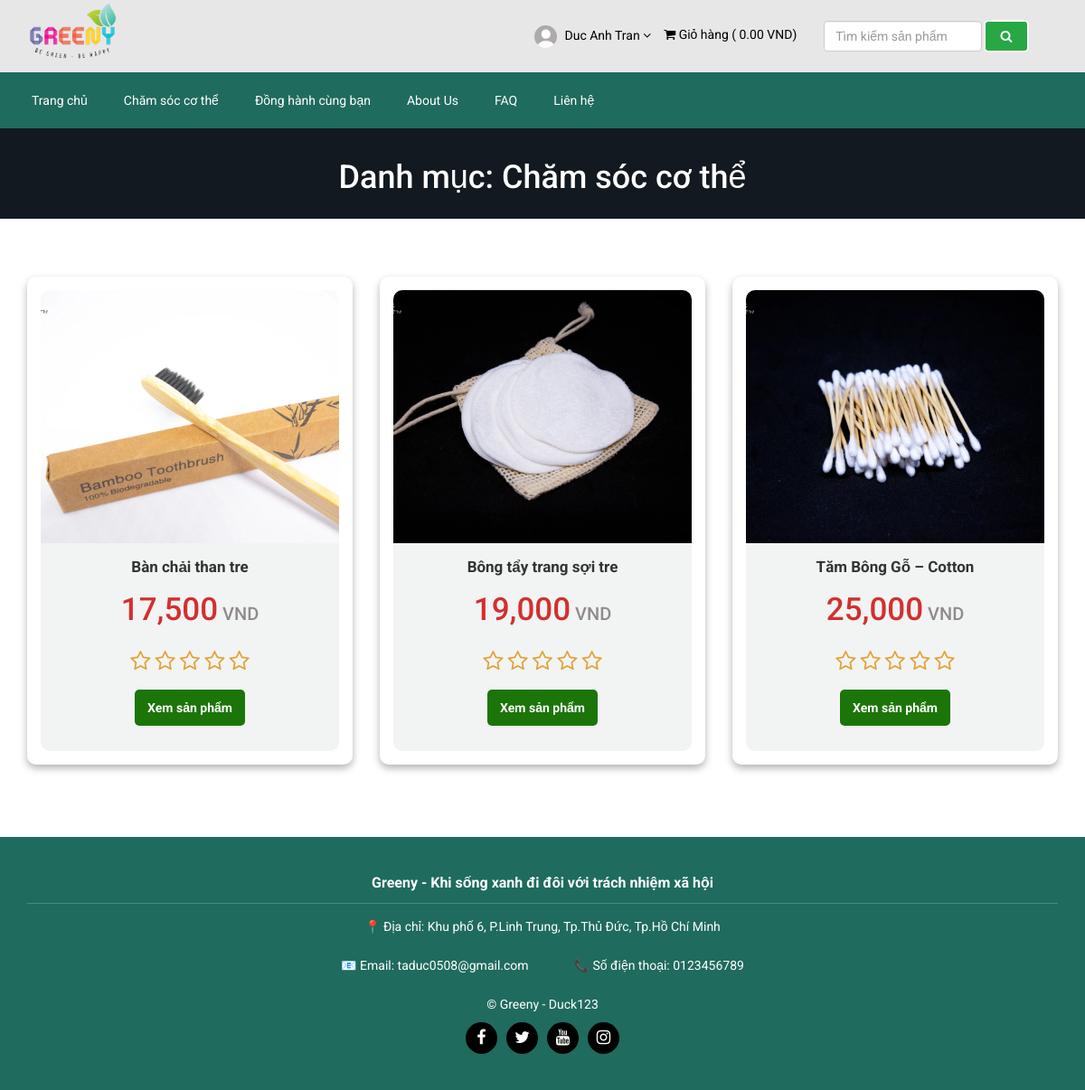
The app's page /product-category.php?id=2&type=top-category (signed in), older data.
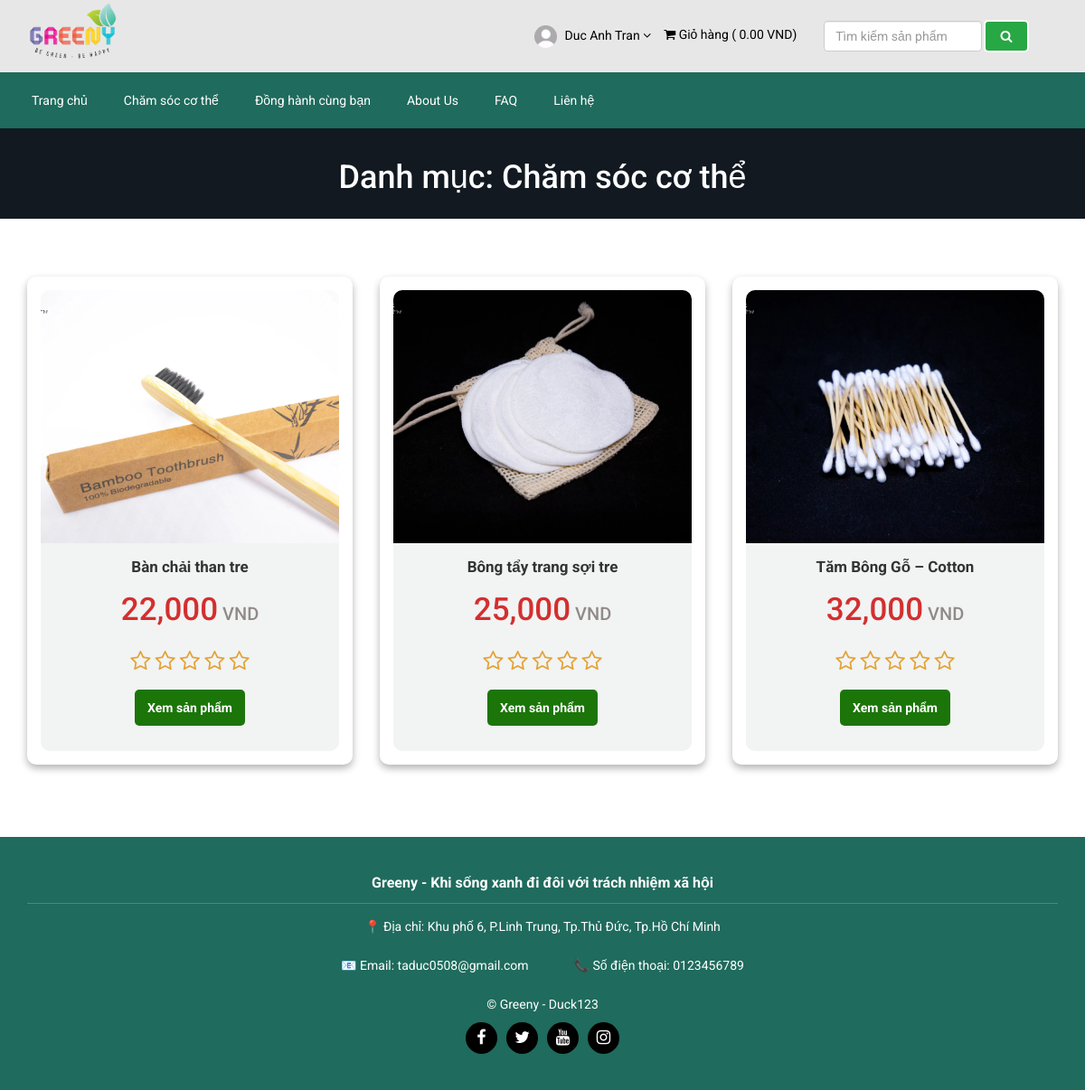
The same page, newer data.
### tables this page shows
CREATE TABLE `table_product` (
  `p_id` int(11) NOT NULL,
  `p_name` text NOT NULL,
  `p_old_price` varchar(10) NOT NULL,
  `p_current_price` varchar(10) NOT NULL,
  `p_qty` int(10) NOT NULL,
  `p_featured_photo` text NOT NULL,
  `p_description` text NOT NULL,
  `p_short_description` text NOT NULL,
  `p_feature` text NOT NULL,
  `p_return_policy` text NOT NULL,
  `p_total_order` int(11) NOT NULL,
  `p_is_featured` int(1) NOT NULL,
  `p_is_active` int(1) NOT NULL,
  `ecat_id` int(11) NOT NULL
);

### product-category.php (the view, shortened to what the changed rows need)
<?php require_once('header.php'); ?>
<?php
$query = $pdo->prepare("SELECT * FROM table_settings WHERE id=1");
$query->execute();
$result = $query->fetchAll(PDO::FETCH_ASSOC);
foreach ($result as $row) {
    $banner_product_category = $row['banner_product_category'];
}
?>
<?php
if (!isset($_REQUEST['id']) || !isset($_REQUEST['type'])) {
    header('location: index.php');
    exit;
} else {
    if (($_REQUEST['type'] != 'top-category') && ($_REQUEST['type'] != 'mid-category') && ($_REQUEST['type'] != 'end-category')) {
        header('location: index.php');
        exit;
    } else {
        $query = $pdo->prepare("SELECT * FROM table_top_category");
        $query->execute();
        $result = $query->fetchAll(PDO::FETCH_ASSOC);
        foreach ($result as $row) {
            $top[] = $row['tcat_id'];
            $top1[] = $row['tcat_name'];
        }
        $query = $pdo->prepare("SELECT * FROM table_mid_category");
        $query->execute();
        $result = $query->fetchAll(PDO::FETCH_ASSOC);
        foreach ($result as $row) {
            $mid[] = $row['mcat_id'];
            $mid2[] = $row['tcat_id'];
        }
        $query = $pdo->prepare("SELECT * FROM table_end_category");
        $query->execute();
        $result = $query->fetchAll(PDO::FETCH_ASSOC);
        foreach ($result as $row) {
            $end[] = $row['ecat_id'];
            $end2[] = $row['mcat_id'];
        }
        if ($_REQUEST['type'] == 'top-category') {
            if (!in_array($_REQUEST['id'], $top)) {
                header('location: index.php');
                exit;
            } else {
                $mid = $mid ?? [];
                $mid2 = $mid2 ?? [];
                $end = $end ?? [];
                $end2 = $end2 ?? [];
                for ($i = 0; $i < count($top); $i++) {
                    if ($top[$i] == $_REQUEST['id']) {
                        $title = $top1[$i] ?? '';
                        break;
                    }
                }
                $arr1 = [];
                $arr2 = [];
                if (is_array($mid) && is_array($mid2)) {
                    for ($i = 0; $i < count($mid); $i++) {
                        if (isset($mid2[$i]) && $mid2[$i] == $_REQUEST['id']) {
                            $arr1[] = $mid[$i] ?? null;
                        }
                    }
                }
                if (is_array($arr1) && is_array($end) && is_array($end2)) {
                    for ($j = 0; $j < count($arr1); $j++) {
                        for ($i = 0; $i < count($end); $i++) {
                            if (isset($end2[$i]) && $end2[$i] == $arr1[$j]) {
                                $arr2[] = $end[$i] ?? null;
                            }
                        }
                    }
                }
                $final_ecat_ids = $arr2;
            }
        }
    }
}
?>
<div class="page-banner" style="background-image: url(assets/uploads/<?php echo $banner_product_category; ?>)">
    <div class="inner">
        <h1><?php echo 'Danh mục:' ?> <?php echo $title; ?></h1>
    </div>
</div>
<div class="page">
    <div class="container">
        <div class="row">
            <div class="col-md-12">
                <div class="product product-cat">
                    <div class="row">
                        <?php
                        $product_count = 0;
                        $products_by_ecat = array();
                        $query = $pdo->prepare("SELECT * FROM table_product WHERE p_is_active=?");
                        $query->execute(array(1));
                        $result = $query->fetchAll(PDO::FETCH_ASSOC);
                        foreach ($result as $row) {
                            if (in_array($row['ecat_id'], $final_ecat_ids)) {
                                $product_count++;
                                $products_by_ecat[] = $row;
                            }
                        }
                        if ($product_count == 0) {
                            echo '<div class="pl_15">' . 'Không có sản phẩm nào' . '</div>';
                        } else {
                            $limit = 12;
                            $page = isset($_GET['page']) ? (int)$_GET['page'] : 1;
                            $page = max(1, $page);
                            $start = ($page - 1) * $limit;
                            $current_page_products = array_slice($products_by_ecat, $start, $limit);
                            foreach ($current_page_products as $row) {
                        ?>
                        <div class="col-md-4 item item-product-cat">
                            <div class="inner">
                                <div class="thumb">
                                    <div class="photo"
                                        style="background-image:url(assets/uploads/product_photos/<?php echo $row['p_featured_photo']; ?>);">
                                    </div>
                                    <div class="overlay"></div>
                                </div>
                                <div class="text">
                                    <h3><a
                                            href="product.php?id=<?php echo $row['p_id']; ?>"><?php echo $row['p_name']; ?></a>
                                    </h3>
                                    <h4>
                                        <span>
                                            <?php echo number_format($row['p_current_price'], 0, ',', ','); ?><span
                                                class="vnd"> VND</span>
                                        </span>
                                    </h4>
                                    <div class="rating">
                                        <?php
                                                $t_rating = 0;
                                                $query1 = $pdo->prepare("SELECT * FROM table_rating WHERE p_id=?");
                                                $query1->execute(array($row['p_id']));
                                                $tot_rating = $query1->rowCount();
                                                if ($tot_rating == 0) {
                                                    $avg_rating = 0;
                                                } else {
                                                    $result1 = $query1->fetchAll(PDO::FETCH_ASSOC);
                                                    foreach ($result1 as $row1) {
                                                        $t_rating += $row1['rating'];
                                                    }
                                                    $avg_rating = $t_rating / $tot_rating;
                                                }
                                                for ($i = 1; $i <= 5; $i++) {
                                                    if ($i <= $avg_rating) {
                                                        echo '<i class="fa fa-star rated"></i>';
                                                    } elseif ($i - 0.5 <= $avg_rating) {
                                                        echo '<i class="fa fa-star-half-o rated"></i>';
                                                    } else {
                                                        echo '<i class="fa fa-star-o"></i>';
                                                    }
                                                }
                                                ?>
                                    </div>
                                    <?php if ($row['p_qty'] == 0): ?>
                                    <div class="out-of-stock">
                                        <div class="inner">
                                            Hết hàng
                                        </div>
                                    </div>
                                    <?php else: ?>
                                    <p><a href="product.php?id=<?php echo $row['p_id']; ?>"></i>
                                            <?php echo 'Xem sản phẩm' ?></a>
                                    </p>
                                    <?php endif; ?>
                                </div>
                            </div>
                        </div>
                        <?php
                            }
                        }
                        ?>
                    </div>
                </div>
            </div>
        </div>
    </div>
</div>

Row changes from the older to the newer data that the page shows:
changed table_product "Bàn chải than tre": p_current_price "17,500" → "22,000"
changed table_product "Bông tẩy trang sợi tre": p_current_price "19,000" → "25,000"
changed table_product "Tăm Bông Gỗ – Cotton": p_current_price "25,000" → "32,000"
